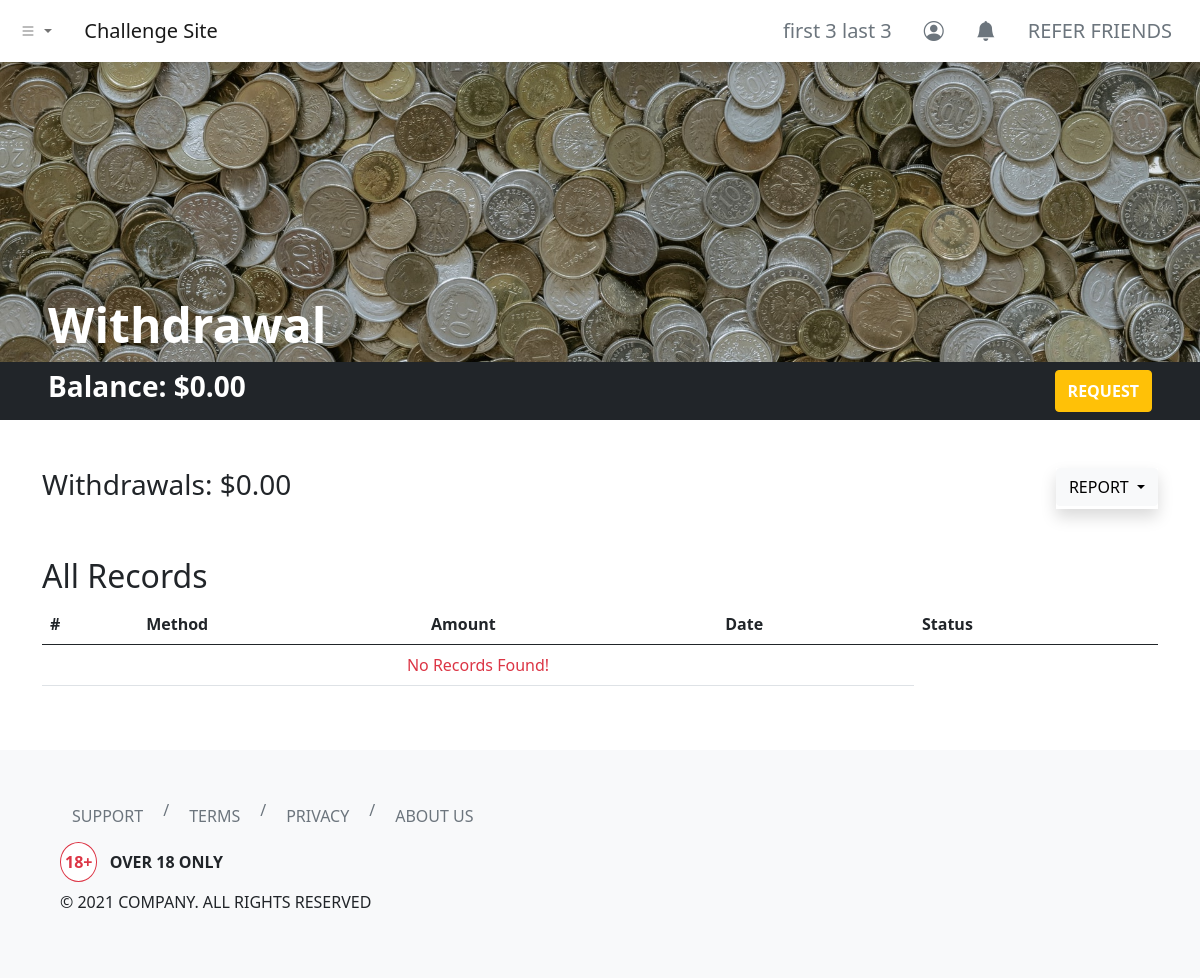
The app's page /dashboard/withdrawal/index.php (signed in), older data.
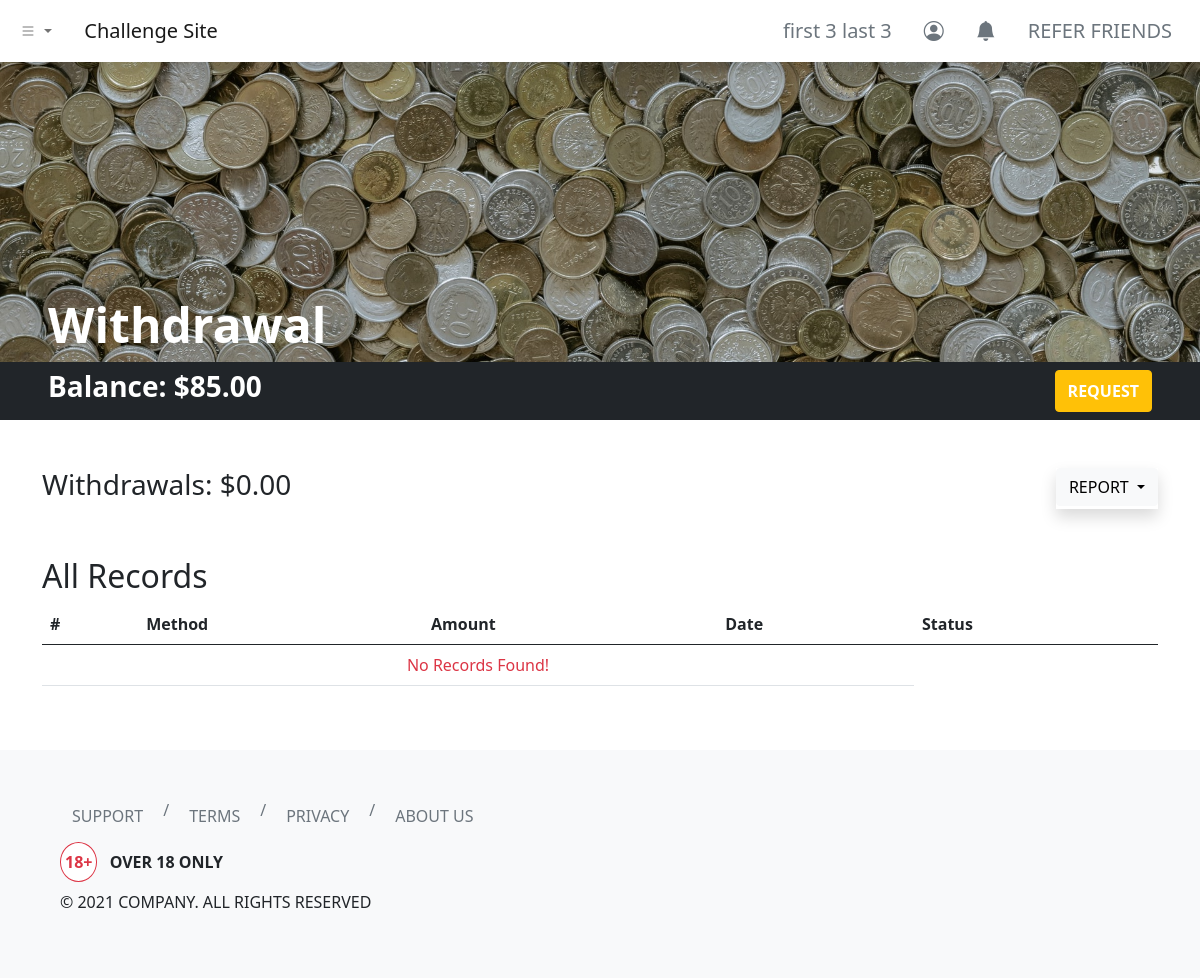
The same page, newer data.
### tables this page shows
CREATE TABLE `users` (
  `id` int(11) NOT NULL,
  `username` varchar(255) NOT NULL,
  `first_name` varchar(255) NOT NULL,
  `last_name` varchar(255) NOT NULL,
  `email` varchar(255) NOT NULL,
  `user_password` varchar(255) NOT NULL,
  `balance` decimal(65,30) UNSIGNED NOT NULL DEFAULT 0.000000000000000000000000000000
);

### dashboard/withdrawal/index.php (the view, shortened to what this page needs)
<?php
include '../../header.php';
?>
<link rel="stylesheet" href="./index.css">
<div class="hero bg-dark d-flex align-items-end px-5">
    <h1 class="text-white display-5 fw-bold">Withdrawal</h1>
</div>
<div class="container-fluid bg-dark py-2 px-5">
    <div class="row">
        <div class="col d-flex justify-content-between">
            <h3 class="text-white fw-bold">Balance:
                <?php
                include_once '../../php-apis/db-config.php';
                $user_id = $_SESSION['id'];
                $sql3 = "SELECT * FROM users WHERE id=$user_id";
                $result3 = mysqli_query($conn, $sql3);
                if (mysqli_num_rows($result3) > 0) {
                    while ($row3 = mysqli_fetch_assoc($result3)) {
                        echo '$' . number_format($row3['balance'], 2, '.', '');
                    }
                } else {
                    header("Location: ../../php-apis/logout.php");
                    die();
                }
                ?>
            </h3>
            <button type="button" class="btn btn-warning text-uppercase text-white fw-bold" data-bs-toggle="modal" data-bs-target="#withdrawalModal">
                Request
            </button>
        </div>
    </div>
</div>
<div class="container my-5">
    <div class="row">
        <div class="col">
            <h3>Withdrawals:
                <?php
                $sql = "SELECT SUM(amount) AS withdrawalSum FROM withdrawal_log WHERE withdrawal_by = $user_id";
                $result = mysqli_query($conn, $sql);
                if (mysqli_num_rows($result) > 0) {
                    while ($row = mysqli_fetch_assoc($result)) {
                        echo '$' . number_format($row['withdrawalSum'], 2, '.', '');
                    }
                } else {
                    echo "$0.00";
                }
                ?>
            </h3>
        </div>
        <div class="col d-flex">
            <div class="dropdown shadow ms-auto">
                <button class="btn btn-light dropdown-toggle text-uppercase" type="button" data-bs-toggle="dropdown" aria-expanded="false">
                    Report
                </button>
            </div>
        </div>
    </div>
</div>
<div class="container my-5">
    <div class="row">
        <div class="col">
            <h2 class="text-capitalize"><?php echo (isset($_GET['report-filter']) && !empty($_GET['report-filter'])) ? (str_replace("-", " ", mysqli_real_escape_string($conn, clean_input($_GET['report-filter'])))) : ("All") ?> Records</h2>
            <table class="table">
                <thead>
                    <tr>
                        <th scope="col">#</th>
                        <th scope="col">Method</th>
                        <th scope="col">Amount</th>
                        <th scope="col">Date</th>
                        <th scope="col">Status</th>
                    </tr>
                </thead>
                <tbody>
                    <?php
                    if (isset($_GET['report-filter']) && !empty($_GET['report-filter'])) {
                        $reportFilter = mysqli_real_escape_string($conn, clean_input($_GET["report-filter"]));
                        switch ($reportFilter) {
                            case "current-month":
                                $sql2 = "SELECT * FROM withdrawal_log WHERE MONTH(server_timestamp) = MONTH(CURRENT_DATE()) AND YEAR(server_timestamp) = YEAR(CURRENT_DATE()) AND withdrawal_by = $user_id ORDER BY server_timestamp DESC";
                                break;
                            case "previous-month":
                                $sql2 = "SELECT * FROM withdrawal_log WHERE YEAR(server_timestamp) = YEAR(CURRENT_DATE() - INTERVAL 1 MONTH) AND MONTH(server_timestamp) = MONTH(CURRENT_DATE() - INTERVAL 1 MONTH) AND withdrawal_by = $user_id ORDER BY server_timestamp DESC";
                                break;
                            case "current-year":
                                $sql2 = "SELECT * FROM withdrawal_log WHERE YEAR(server_timestamp) = YEAR(CURRENT_DATE()) AND withdrawal_by = $user_id ORDER BY server_timestamp DESC";
                                break;
                            case "all":
                                $sql2 = "SELECT * FROM withdrawal_log WHERE withdrawal_by = $user_id ORDER BY server_timestamp DESC";
                                break;
                            default:
                                $sql2 = "SELECT * FROM withdrawal_log WHERE withdrawal_by = $user_id ORDER BY server_timestamp DESC";
                        }
                    } else {
                        $sql2 = "SELECT * FROM withdrawal_log WHERE withdrawal_by = $user_id ORDER BY server_timestamp DESC";
                    }
                    $result2 = mysqli_query($conn, $sql2);
                    if (mysqli_num_rows($result2) > 0) {
                        $count = 1;
                        while ($row2 = mysqli_fetch_assoc($result2)) {
                    ?>
                            <tr>
                                <th scope="row"><?php echo $count; ?></th>
                                <td><?php echo $row2['method']; ?></td>
                                <td><?php echo '$' . number_format($row2['amount'], 2, '.', ''); ?></td>
                                <td><?php echo $row2['client_date']; ?></td>
                                <td><?php echo $row2['withdrawal_status']; ?></td>
                            </tr>
                        <?php
                            $count++;
                        }
                    } else {
                        ?>
                        <tr>
                            <td colspan="4" class="text-center text-danger">No Records Found!</td>
                        </tr>
                    <?php } ?>
                </tbody>
            </table>
        </div>
    </div>
</div>
<?php
include '../../footer.php';
?>

### header.php (shortened to what this page needs)
<?php
function urlPrefix()
{
    if (basename(getcwd()) === basename(__DIR__)) {
        return './';
    } elseif (basename(dirname(getcwd())) === basename(__DIR__)) {
        return '../';
    } elseif (basename(dirname(dirname(getcwd()))) === basename(__DIR__)) {
        return '../../';
    } elseif (basename(dirname(dirname(dirname(getcwd())))) === basename(__DIR__)) {
        return '../../../';
    } else {
        return './';
    }
}
?>
<!DOCTYPE html>
<html lang="en">
<head>
    <link href="https://cdn.jsdelivr.net/npm/bootstrap@5.0.0-beta1/dist/css/bootstrap.min.css" rel="stylesheet">
    <link rel="stylesheet" href="https://cdn.jsdelivr.net/npm/bootstrap-icons@1.3.0/font/bootstrap-icons.css">
</head>
<body>
    <nav class="navbar navbar-expand-sm navbar-light bg-white shadow">
        <div class="container-fluid">
            <ul class="navbar-nav me-4">
                <li class="nav-item dropdown">
                    <a class="nav-link dropdown-toggle" href="#" id="navbarDropdownMenuLink" role="button" data-bs-toggle="dropdown" aria-expanded="false">
                        <i class="bi bi-list"></i>
                    </a>
                </li>
            </ul>
            <a class="navbar-brand" href="<?php echo urlPrefix(); ?>">Challenge Site</a>
            <div class="collapse navbar-collapse" id="navbarNavDropdown">
                <ul class="navbar-nav ms-auto">
                    <?php if (isset($_SESSION['id'])) { ?>
                        <li class="nav-item">
                            <a class="btn btn-lg btn-outline-secondary border-0" aria-current="page" href="<?php echo urlPrefix() . 'dashboard/profile/'; ?>">
                                <?php
                                include_once urlPrefix() . 'php-apis/db-config.php';
                                $user_id = $_SESSION['id'];
                                $sql = "SELECT * FROM users WHERE id=$user_id";
                                $result = mysqli_query($conn, $sql);
                                if (mysqli_num_rows($result) > 0) {
                                    while ($row = mysqli_fetch_assoc($result)) {
                                        echo $row['first_name'] . ' ' . $row['last_name'];
                                    }
                                } else {
                                    header("Location: " . urlPrefix() . "php-apis/logout.php");
                                    die();
                                }
                                ?>
                            </a>
                        </li>
                        <li class="nav-item">
                            <a class="btn btn-lg btn-outline-secondary border-0" aria-current="page" href="<?php echo urlPrefix() . 'dashboard/profile/'; ?>"><i class="bi bi-person-circle"></i></a>
                        </li>
                        <li class="nav-item">
                            <a class="btn btn-lg btn-outline-secondary border-0" aria-current="page" href="<?php echo urlPrefix() . 'dashboard/notifications/'; ?>"><i class="bi bi-bell-fill"></i></a>
                        </li>
                        <li class="nav-item">
                            <a class="btn btn-lg btn-outline-secondary border-0" aria-current="page" href="<?php echo urlPrefix() . 'dashboard/refer/'; ?>">REFER FRIENDS</a>
                        </li>
                    <?php } else { ?>
                        <li class="nav-item">
                            <a class="btn btn-lg btn-outline-secondary border-0" aria-current="page" href="<?php echo urlPrefix() . 'login/'; ?>">ENTER</a>
                        </li>
                    <?php } ?>
                </ul>
            </div>
        </div>
    </nav>

### footer.php (shortened to what this page needs)
<footer class="bg-light p-5">
    <div class="container-fluid">
        <div class="row">
            <div class="col">
                <nav aria-label="breadcrumb">
                    <ol class="breadcrumb">
                        <li class="breadcrumb-item"><a class="btn btn-outline-secondary border-0" href="<?php echo urlPrefix() . 'help/'; ?>">SUPPORT</a></li>
                        <li class="breadcrumb-item"><a class="btn btn-outline-secondary border-0" href="<?php echo urlPrefix() . 'terms/'; ?>">TERMS</a></li>
                        <li class="breadcrumb-item"><a class="btn btn-outline-secondary border-0" href="<?php echo urlPrefix() . 'privacy/'; ?>">PRIVACY</a></li>
                        <li class="breadcrumb-item"><a class="btn btn-outline-secondary border-0" href="<?php echo urlPrefix() . 'about/'; ?>">ABOUT US</a></li>
                    </ol>
                </nav>
            </div>
        </div>
        <div class="row">
            <div class="col">
                <p class="fw-bold"><span class="border border-danger rounded-circle bg-white text-danger px-1 py-2 me-2">18+</span> OVER 18 ONLY</p>
                <p>© 2021 COMPANY. ALL RIGHTS RESERVED</p>
            </div>
        </div>
    </div>
</footer>
</body>
</html>

### dashboard/withdrawal/index.css (style rules this page uses)
.hero { background-image: url('../../images/pawel-czerwinski-PtHP1wFSSYI-unsplash.jpg'); background-position: bottom; background-repeat: no-repeat; background-size: cover; min-height: 300px; }

Row changes from the older to the newer data that the page shows:
changed users "first 3": balance "0.00" → "85.00"
